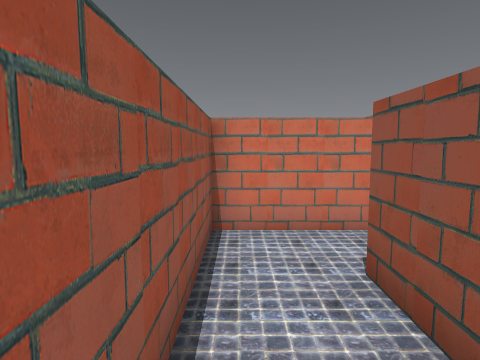
view 1 (above)

16 first-person views from a walk through a Godot game level. The camera is 1.5 m above the floor, tilts 6° down and sees 75° across. The floor is counted in squares, 1 m on a side. Each view is taken from the middle of a square. On the plan, view 1 faces up. The plan holds only what a view shows up to about 15 squares ahead; the rest is blank. The place goes on beyond the plan. Characters and animated objects are not drawn.

view 2
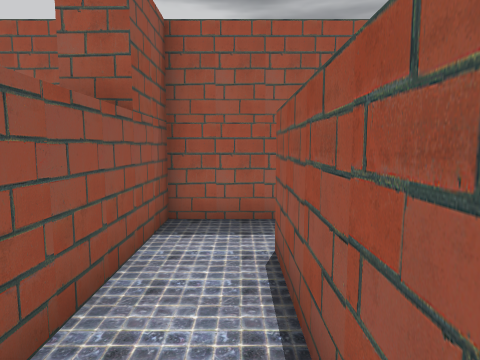

view 3
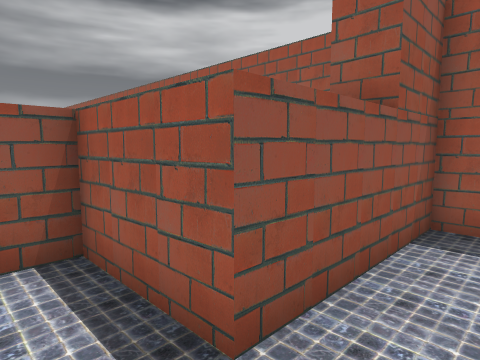

view 4
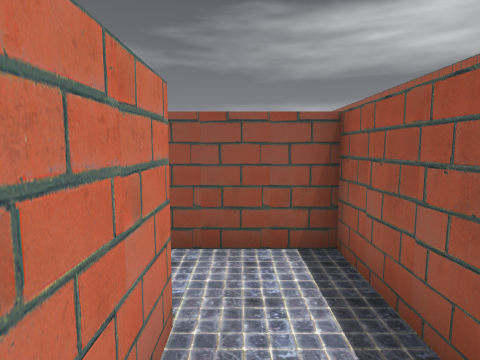

view 5
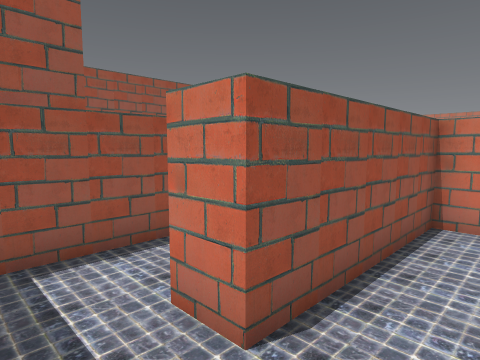

view 6
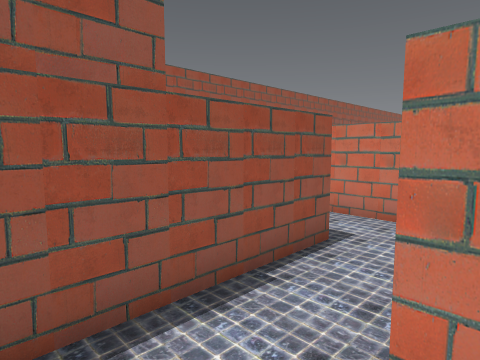

view 7
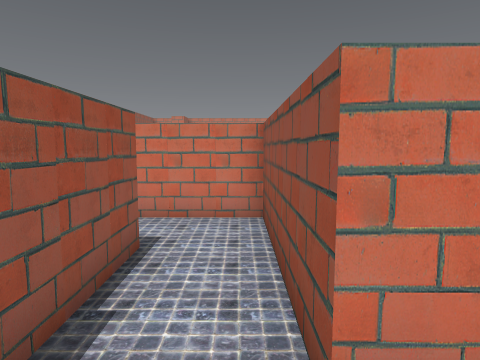

view 8
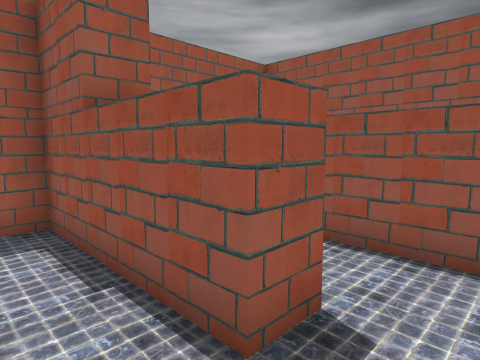

view 9
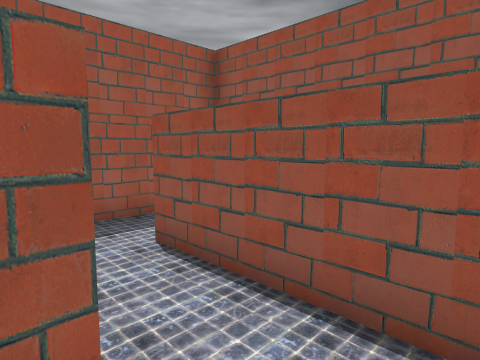

view 10
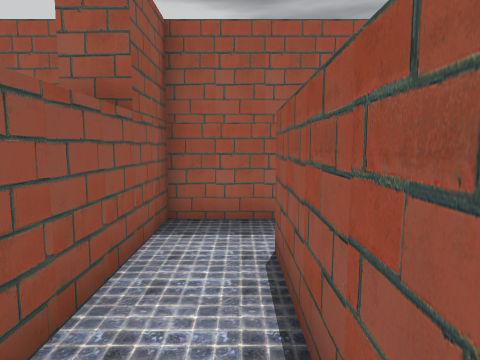

view 11
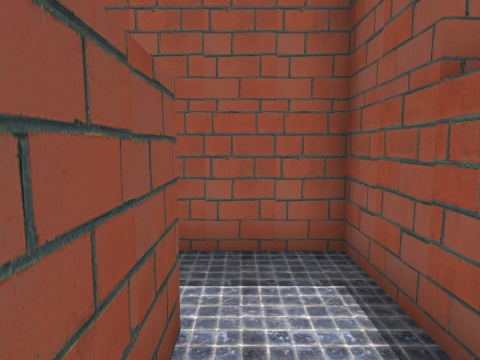

view 12
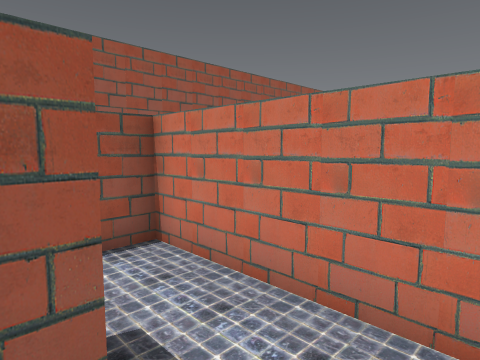

view 13
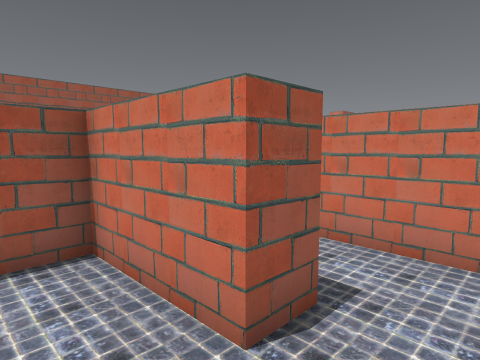

view 14
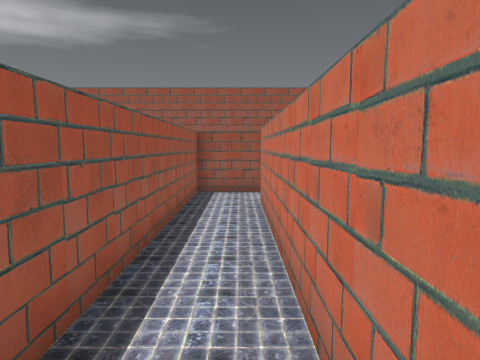

view 15
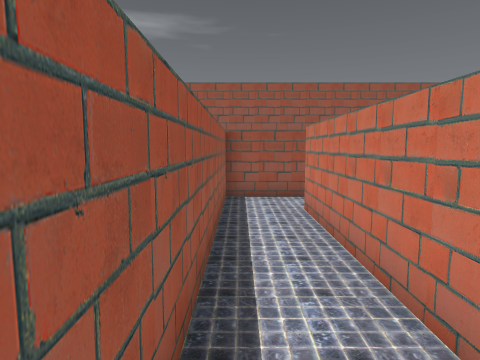

view 16
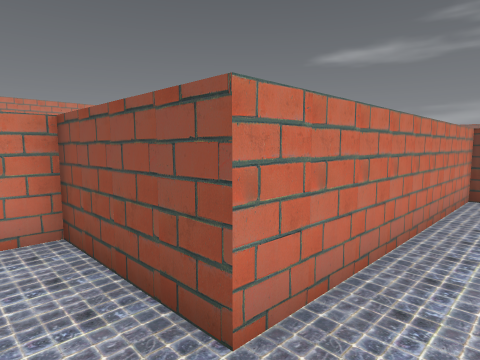

### Floor plan
Points are (right, up) in squares from view 1. A wall is a line through its corners. A room is listed if a view was taken in it or the views show most of it. See-through windows are left out.
Room 1 (views 1, 2, 3, 4, 5)
walls: (-0.5, -1.4) (1.5, -1.4) (1.5, 3.6) (2.5, 3.6); (2.5, 5.6) (-0.5, 5.6) (-0.5, 0.6)
ways out: opening at (-1, -0.5) to room 2; opening at (2, 4.5) to room 4
Room 2 (views 6, 7, 8, 11, 12)
walls: (-0.5, 0.6) (-1.5, 0.6) (-1.5, 5.6) (-3.5, 5.6); (-3.5, 3.6) (-3.5, -1.4) (-0.5, -1.4)
ways out: opening at (-1, -0.5) to room 1; opening at (-4, 4.5) to room 3
Room 3 (views 9, 10)
walls: (-4.6, 3.6) (-3.5, 3.6); (-6.4, -1.4) (-4.5, -1.4) (-4.5, 3.2); (-3.5, 5.6) (-6.5, 5.6) (-6.5, 0.5)
ways out: opening at (-4, 4.5) to room 2; opening at (-7, -0.5)
Room 4 (view 13)
walls: (2.5, 3.6) (4.5, 3.6) (4.5, 6.1)
ways out: opening at (2, 4.5) to room 1; opening at (3.5, 6) to room 5
Room 5 (views 14, 15, 16)
walls: (-6.5, 9) (-6.5, 6.6) (2.5, 6.6) (2.5, 5.6); (4.5, 8.6) (-4.5, 8.6) (-4.5, 12.6) (-5.4, 12.6)
ways out: opening at (3.5, 6) to room 4

Positions as (right, up) in squares from view 1, and headings:
1: (0, 0), facing up
2: (0, 5), facing down
3: (0, 5), facing down-right
4: (0, 5), facing right
5: (1, -1), facing up-left
6: (-1, -1), facing up-left
7: (-2, -1), facing up
8: (-2, 5), facing down-left
9: (-4, 5), facing down-left
10: (-6, 5), facing down
11: (-2, 3), facing down
12: (-2, 3), facing up-left
13: (4, 4), facing up-left
14: (4, 8), facing left
15: (3, 7), facing left
16: (-6, 7), facing up-right
